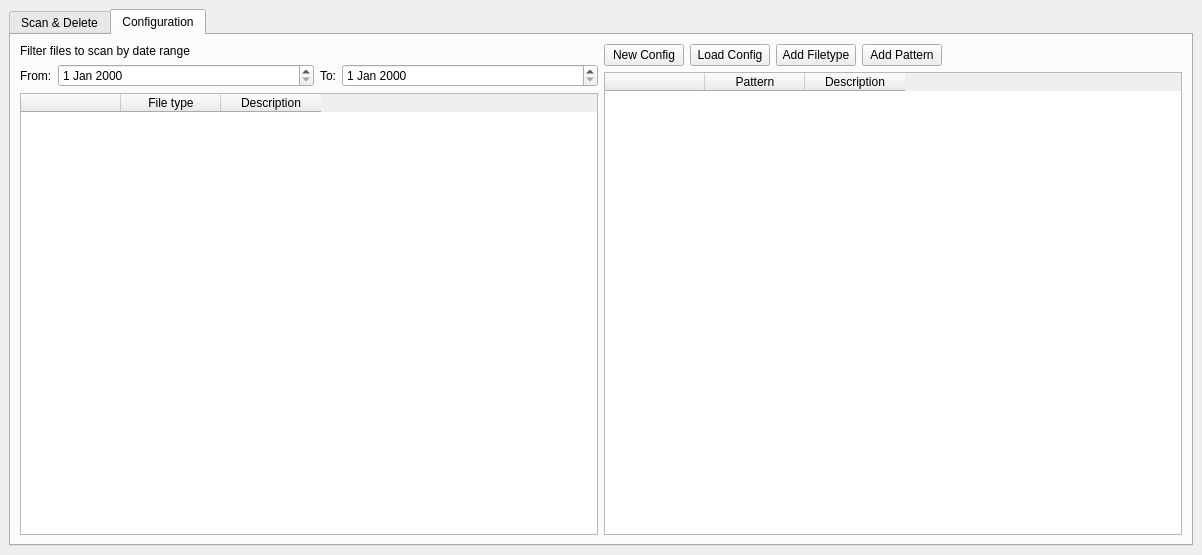
<?xml version="1.0" encoding="UTF-8"?>
<ui version="4.0">
 <class>MainWindow</class>
 <widget class="QMainWindow" name="MainWindow">
  <property name="geometry">
   <rect>
    <x>0</x>
    <y>0</y>
    <width>1202</width>
    <height>555</height>
   </rect>
  </property>
  <property name="sizePolicy">
   <sizepolicy hsizetype="Expanding" vsizetype="Expanding">
    <horstretch>1</horstretch>
    <verstretch>1</verstretch>
   </sizepolicy>
  </property>
  <property name="windowTitle">
   <string>MainWindow</string>
  </property>
  <widget class="QWidget" name="centralwidget">
   <property name="sizePolicy">
    <sizepolicy hsizetype="Expanding" vsizetype="Expanding">
     <horstretch>1</horstretch>
     <verstretch>1</verstretch>
    </sizepolicy>
   </property>
   <layout class="QVBoxLayout" name="verticalLayout">
    <item>
     <widget class="QTabWidget" name="tabWidget">
      <property name="currentIndex">
       <number>1</number>
      </property>
      <widget class="QWidget" name="tab_3">
       <attribute name="title">
        <string>Scan &amp;&amp; Delete</string>
       </attribute>
       <layout class="QVBoxLayout" name="verticalLayout_5">
        <item>
         <layout class="QHBoxLayout" name="horizontalLayout_4">
          <item>
           <layout class="QVBoxLayout" name="verticalLayout_3">
            <item>
             <widget class="QTreeWidget" name="fileTreeWidget">
              <property name="sizePolicy">
               <sizepolicy hsizetype="Expanding" vsizetype="Expanding">
                <horstretch>1</horstretch>
                <verstretch>1</verstretch>
               </sizepolicy>
              </property>
              <property name="minimumSize">
               <size>
                <width>400</width>
                <height>200</height>
               </size>
              </property>
              <property name="baseSize">
               <size>
                <width>60</width>
                <height>30</height>
               </size>
              </property>
              <property name="autoScrollMargin">
               <number>16</number>
              </property>
              <column>
               <property name="text">
                <string notr="true">Name</string>
               </property>
              </column>
              <column>
               <property name="text">
                <string>Size</string>
               </property>
              </column>
              <column>
               <property name="text">
                <string>Last Modified</string>
               </property>
              </column>
              <column>
               <property name="text">
                <string/>
               </property>
              </column>
             </widget>
            </item>
            <item>
             <layout class="QHBoxLayout" name="horizontalLayout_2">
              <item>
               <widget class="QPushButton" name="addFileButton">
                <property name="sizePolicy">
                 <sizepolicy hsizetype="Fixed" vsizetype="Fixed">
                  <horstretch>0</horstretch>
                  <verstretch>0</verstretch>
                 </sizepolicy>
                </property>
                <property name="minimumSize">
                 <size>
                  <width>40</width>
                  <height>30</height>
                 </size>
                </property>
                <property name="maximumSize">
                 <size>
                  <width>100</width>
                  <height>30</height>
                 </size>
                </property>
                <property name="baseSize">
                 <size>
                  <width>0</width>
                  <height>30</height>
                 </size>
                </property>
                <property name="text">
                 <string>Add File</string>
                </property>
               </widget>
              </item>
              <item>
               <widget class="QPushButton" name="addFolderButton">
                <property name="sizePolicy">
                 <sizepolicy hsizetype="Fixed" vsizetype="Fixed">
                  <horstretch>0</horstretch>
                  <verstretch>0</verstretch>
                 </sizepolicy>
                </property>
                <property name="minimumSize">
                 <size>
                  <width>40</width>
                  <height>30</height>
                 </size>
                </property>
                <property name="maximumSize">
                 <size>
                  <width>100</width>
                  <height>30</height>
                 </size>
                </property>
                <property name="text">
                 <string>Add Folder</string>
                </property>
                <property name="autoDefault">
                 <bool>true</bool>
                </property>
                <property name="default">
                 <bool>false</bool>
                </property>
               </widget>
              </item>
              <item>
               <widget class="QPushButton" name="removeSelectedButton_2">
                <property name="sizePolicy">
                 <sizepolicy hsizetype="Fixed" vsizetype="Fixed">
                  <horstretch>0</horstretch>
                  <verstretch>0</verstretch>
                 </sizepolicy>
                </property>
                <property name="minimumSize">
                 <size>
                  <width>40</width>
                  <height>30</height>
                 </size>
                </property>
                <property name="maximumSize">
                 <size>
                  <width>150</width>
                  <height>30</height>
                 </size>
                </property>
                <property name="text">
                 <string>Remove Selected</string>
                </property>
               </widget>
              </item>
              <item>
               <widget class="QPushButton" name="scanButton">
                <property name="sizePolicy">
                 <sizepolicy hsizetype="Fixed" vsizetype="Fixed">
                  <horstretch>0</horstretch>
                  <verstretch>0</verstretch>
                 </sizepolicy>
                </property>
                <property name="minimumSize">
                 <size>
                  <width>40</width>
                  <height>30</height>
                 </size>
                </property>
                <property name="maximumSize">
                 <size>
                  <width>100</width>
                  <height>30</height>
                 </size>
                </property>
                <property name="text">
                 <string>Scan</string>
                </property>
                <property name="flat">
                 <bool>false</bool>
                </property>
               </widget>
              </item>
             </layout>
            </item>
           </layout>
          </item>
          <item>
           <layout class="QVBoxLayout" name="verticalLayout_4" stretch="0,0,0">
            <property name="spacing">
             <number>1</number>
            </property>
            <item>
             <widget class="QTreeWidget" name="flaggedFilesTreeWidget">
              <property name="sizePolicy">
               <sizepolicy hsizetype="Expanding" vsizetype="Expanding">
                <horstretch>1</horstretch>
                <verstretch>1</verstretch>
               </sizepolicy>
              </property>
              <property name="minimumSize">
               <size>
                <width>400</width>
                <height>200</height>
               </size>
              </property>
              <property name="baseSize">
               <size>
                <width>60</width>
                <height>30</height>
               </size>
              </property>
              <column>
               <property name="text">
                <string>Flagged Files</string>
               </property>
              </column>
             </widget>
            </item>
            <item>
             <spacer name="verticalSpacer_2">
              <property name="orientation">
               <enum>Qt::Vertical</enum>
              </property>
              <property name="sizeHint" stdset="0">
               <size>
                <width>20</width>
                <height>4</height>
               </size>
              </property>
             </spacer>
            </item>
            <item>
             <layout class="QHBoxLayout" name="horizontalLayout_3">
              <property name="spacing">
               <number>4</number>
              </property>
              <item>
               <widget class="QPushButton" name="selectAllFlaggedButton">
                <property name="sizePolicy">
                 <sizepolicy hsizetype="Fixed" vsizetype="Fixed">
                  <horstretch>0</horstretch>
                  <verstretch>0</verstretch>
                 </sizepolicy>
                </property>
                <property name="minimumSize">
                 <size>
                  <width>50</width>
                  <height>30</height>
                 </size>
                </property>
                <property name="maximumSize">
                 <size>
                  <width>80</width>
                  <height>30</height>
                 </size>
                </property>
                <property name="baseSize">
                 <size>
                  <width>0</width>
                  <height>0</height>
                 </size>
                </property>
                <property name="text">
                 <string>Select All</string>
                </property>
               </widget>
              </item>
              <item>
               <widget class="QPushButton" name="unflagSelectedButton">
                <property name="sizePolicy">
                 <sizepolicy hsizetype="Fixed" vsizetype="Fixed">
                  <horstretch>0</horstretch>
                  <verstretch>0</verstretch>
                 </sizepolicy>
                </property>
                <property name="minimumSize">
                 <size>
                  <width>100</width>
                  <height>30</height>
                 </size>
                </property>
                <property name="maximumSize">
                 <size>
                  <width>120</width>
                  <height>30</height>
                 </size>
                </property>
                <property name="sizeIncrement">
                 <size>
                  <width>0</width>
                  <height>0</height>
                 </size>
                </property>
                <property name="baseSize">
                 <size>
                  <width>0</width>
                  <height>0</height>
                 </size>
                </property>
                <property name="text">
                 <string>Unflag Selected</string>
                </property>
               </widget>
              </item>
              <item>
               <widget class="QPushButton" name="deleteButton">
                <property name="sizePolicy">
                 <sizepolicy hsizetype="Fixed" vsizetype="Fixed">
                  <horstretch>0</horstretch>
                  <verstretch>0</verstretch>
                 </sizepolicy>
                </property>
                <property name="minimumSize">
                 <size>
                  <width>70</width>
                  <height>30</height>
                 </size>
                </property>
                <property name="maximumSize">
                 <size>
                  <width>120</width>
                  <height>30</height>
                 </size>
                </property>
                <property name="baseSize">
                 <size>
                  <width>0</width>
                  <height>0</height>
                 </size>
                </property>
                <property name="text">
                 <string>Delete Flagged</string>
                </property>
               </widget>
              </item>
             </layout>
            </item>
           </layout>
          </item>
         </layout>
        </item>
       </layout>
      </widget>
      <widget class="QWidget" name="tab_4">
       <attribute name="title">
        <string>Configuration</string>
       </attribute>
       <layout class="QHBoxLayout" name="horizontalLayout_8">
        <item>
         <layout class="QHBoxLayout" name="horizontalLayout_7">
          <item>
           <layout class="QVBoxLayout" name="verticalLayout_7">
            <property name="sizeConstraint">
             <enum>QLayout::SetMaximumSize</enum>
            </property>
            <item>
             <widget class="QLabel" name="label_3">
              <property name="text">
               <string>Filter files to scan by date range</string>
              </property>
             </widget>
            </item>
            <item>
             <layout class="QVBoxLayout" name="verticalLayout_6" stretch="0,0">
              <property name="sizeConstraint">
               <enum>QLayout::SetDefaultConstraint</enum>
              </property>
              <item>
               <layout class="QHBoxLayout" name="horizontalLayout_5" stretch="0,0,0,0">
                <property name="sizeConstraint">
                 <enum>QLayout::SetMaximumSize</enum>
                </property>
                <item>
                 <widget class="QLabel" name="label">
                  <property name="text">
                   <string>From:</string>
                  </property>
                 </widget>
                </item>
                <item>
                 <widget class="QDateEdit" name="fromDateEdit">
                  <property name="sizePolicy">
                   <sizepolicy hsizetype="MinimumExpanding" vsizetype="Fixed">
                    <horstretch>0</horstretch>
                    <verstretch>0</verstretch>
                   </sizepolicy>
                  </property>
                 </widget>
                </item>
                <item>
                 <widget class="QLabel" name="label_2">
                  <property name="text">
                   <string>To:</string>
                  </property>
                 </widget>
                </item>
                <item>
                 <widget class="QDateEdit" name="toDateEdit">
                  <property name="sizePolicy">
                   <sizepolicy hsizetype="MinimumExpanding" vsizetype="Fixed">
                    <horstretch>0</horstretch>
                    <verstretch>0</verstretch>
                   </sizepolicy>
                  </property>
                 </widget>
                </item>
               </layout>
              </item>
              <item>
               <layout class="QVBoxLayout" name="verticalLayout_2">
                <item>
                 <widget class="QTableWidget" name="fileTypesTableWidget">
                  <column>
                   <property name="text">
                    <string/>
                   </property>
                  </column>
                  <column>
                   <property name="text">
                    <string>File type</string>
                   </property>
                  </column>
                  <column>
                   <property name="text">
                    <string>Description</string>
                   </property>
                  </column>
                 </widget>
                </item>
                <item>
                 <layout class="QHBoxLayout" name="horizontalLayout"/>
                </item>
               </layout>
              </item>
             </layout>
            </item>
           </layout>
          </item>
          <item>
           <layout class="QVBoxLayout" name="verticalLayout_8">
            <item>
             <layout class="QHBoxLayout" name="horizontalLayout_6" stretch="0,0,0,0,0">
              <property name="sizeConstraint">
               <enum>QLayout::SetMaximumSize</enum>
              </property>
              <item>
               <widget class="QPushButton" name="pushButton">
                <property name="toolTip">
                 <string>&lt;html&gt;&lt;head/&gt;&lt;body&gt;&lt;p&gt;Create a new scan configuration file&lt;/p&gt;&lt;/body&gt;&lt;/html&gt;</string>
                </property>
                <property name="text">
                 <string>New Config</string>
                </property>
               </widget>
              </item>
              <item>
               <widget class="QPushButton" name="pushButton_2">
                <property name="toolTip">
                 <string>&lt;html&gt;&lt;head/&gt;&lt;body&gt;&lt;p&gt;Load scan configuration from an alternative file. &lt;/p&gt;&lt;/body&gt;&lt;/html&gt;</string>
                </property>
                <property name="text">
                 <string>Load Config</string>
                </property>
               </widget>
              </item>
              <item>
               <widget class="QPushButton" name="addFiletypeButton">
                <property name="toolTip">
                 <string>&lt;html&gt;&lt;head/&gt;&lt;body&gt;&lt;p&gt;Add new file type (extension) to current scan configuration&lt;/p&gt;&lt;/body&gt;&lt;/html&gt;</string>
                </property>
                <property name="text">
                 <string>Add Filetype</string>
                </property>
               </widget>
              </item>
              <item>
               <widget class="QPushButton" name="addPatternButton">
                <property name="toolTip">
                 <string>&lt;html&gt;&lt;head/&gt;&lt;body&gt;&lt;p&gt;Add new regular expression (regex) pattern to current scan configuration&lt;/p&gt;&lt;/body&gt;&lt;/html&gt;</string>
                </property>
                <property name="text">
                 <string>Add Pattern</string>
                </property>
               </widget>
              </item>
              <item>
               <spacer name="horizontalSpacer_2">
                <property name="orientation">
                 <enum>Qt::Horizontal</enum>
                </property>
                <property name="sizeHint" stdset="0">
                 <size>
                  <width>40</width>
                  <height>20</height>
                 </size>
                </property>
               </spacer>
              </item>
             </layout>
            </item>
            <item>
             <widget class="QTableWidget" name="scanPatternsTableWidget">
              <property name="font">
               <font>
                <kerning>true</kerning>
               </font>
              </property>
              <column>
               <property name="text">
                <string/>
               </property>
              </column>
              <column>
               <property name="text">
                <string>Pattern</string>
               </property>
              </column>
              <column>
               <property name="text">
                <string>Description</string>
               </property>
              </column>
             </widget>
            </item>
           </layout>
          </item>
         </layout>
        </item>
       </layout>
      </widget>
     </widget>
    </item>
   </layout>
  </widget>
 </widget>
 <resources/>
 <connections/>
</ui>
